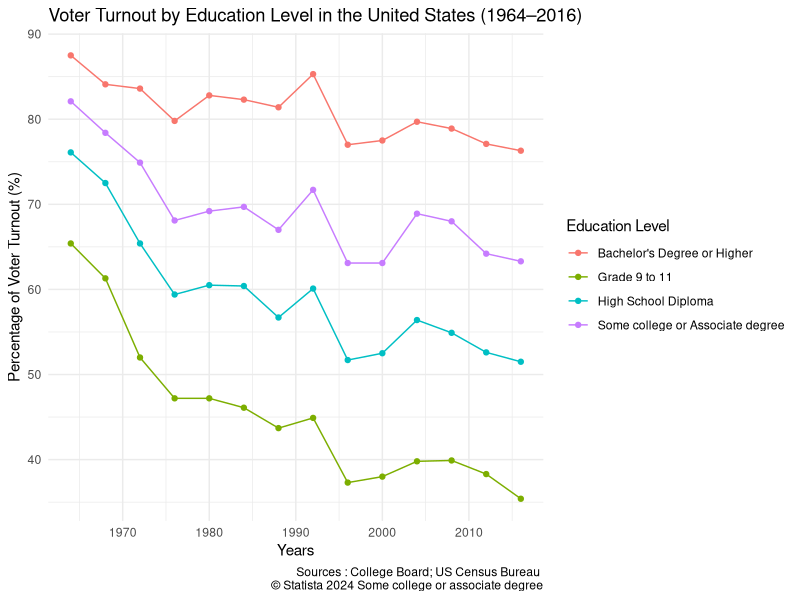
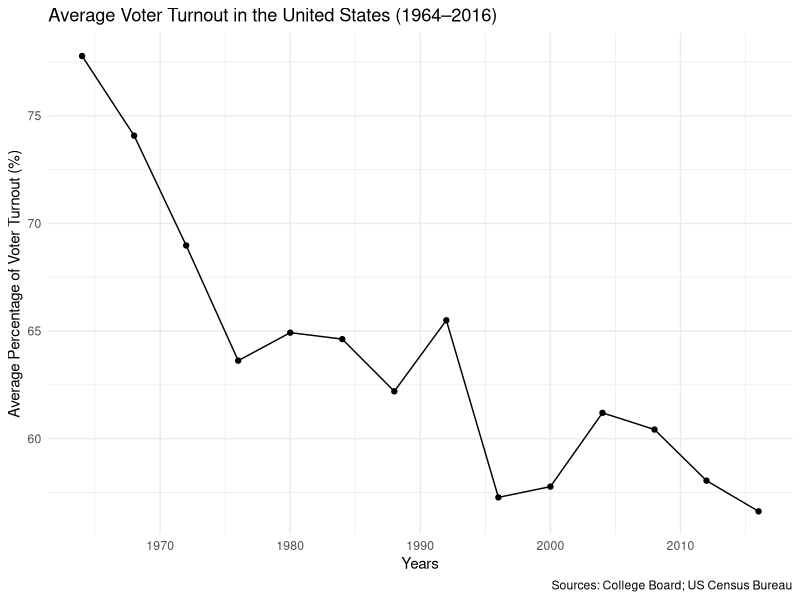
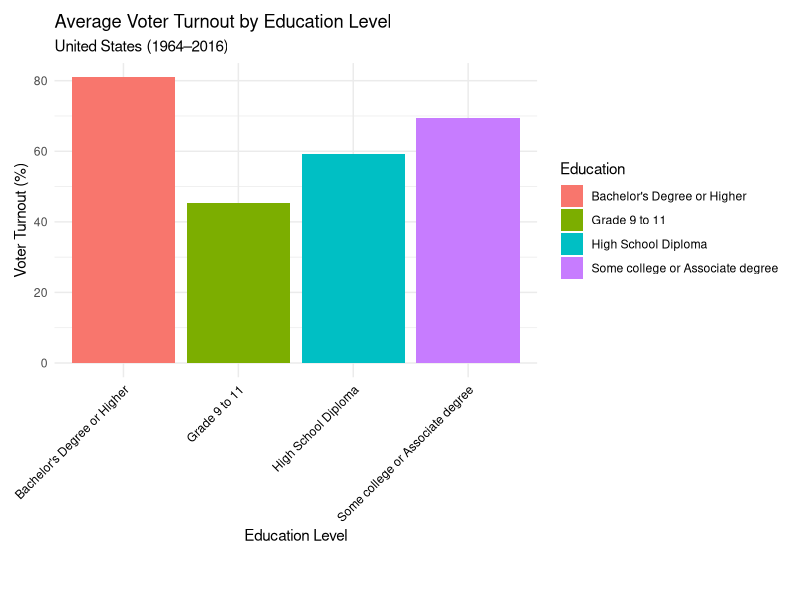

Write the R code that produced these figures, in order.
## ---- chunk 1
library(ggplot2)
library(tidyverse)
library(readr)
library(dplyr)
turnout <- read_csv("index_files/turnouts.csv") 
## ---- chunk 2
getwd()
setwd("/Users/ikramohamed/Desktop")
getwd
## ---- chunk 3
ggplot(turnout, aes(x = Year, y = Outcome, color = Education)) +
  geom_line() + 
  geom_point() +
  labs(
    title = "Voter Turnout by Education Level in the United States (1964–2016)", 
    caption = "Sources : College Board; US Census Bureau 
    © Statista 2024 Some college or associate degree", 
    x = "Years",
    y = "Percentage of Voter Turnout (%)",
    color = "Education Level"
  ) +
  theme_minimal()
turnout
## ---- chunk 4
library(dplyr)
library(knitr)

turnout_table <- turnout |> 
  group_by(Education) |>
  summarize(
    Mean_Percentage = mean(Outcome),
    SD_Percentage = sd(Outcome),
    Min_Percentage = min(Outcome),
    Max_Percentage = max(Outcome)
  )

knitr::kable(turnout_table, 
            digits = 2, 
            col.names = c("Education Level", "Mean", "SD", "Min", "Max"),
            caption = "Summary of Voter Turnout by Education Level (1964-2016)")
## ---- chunk 5
turnout_summary <- turnout |>
  group_by(Year) |>
  summarize(Average_Percentage = mean(Outcome, na.rm = TRUE))

ggplot(turnout_summary, aes(x = Year, y = Average_Percentage)) +
  geom_line() + 
  geom_point() +
  labs(
    title = "Average Voter Turnout in the United States (1964–2016)", 
    x = "Years",
    y = "Average Percentage of Voter Turnout (%)",
    caption = "Sources: College Board; US Census Bureau"
  ) +
  theme_minimal()
## ---- chunk 6
turnout_model <- lm(Outcome ~ Education, data = turnout)
turnout_model
summary(turnout_model)

library(broom)
model_results <- tidy(turnout_model)
knitr::kable(model_results, 
             digits = 3,
             caption = "Regression of Voter Turnout by Education Level")
## ---- chunk 7
ggplot(turnout, aes(x = Education, y = Outcome, fill = Education)) +
  stat_summary(fun = mean, geom = "bar") +
  labs(
    title = "Average Voter Turnout by Education Level",
    subtitle = "United States (1964–2016)",
    x = "Education Level",
    y = "Voter Turnout (%)"
  ) +
  theme_minimal() +
  theme(
    axis.text.x = element_text(angle = 45, hjust = 1, vjust = 1, color = "black"),
    plot.margin = margin(b = 40, l = 10, r = 10, t = 10)
  )
